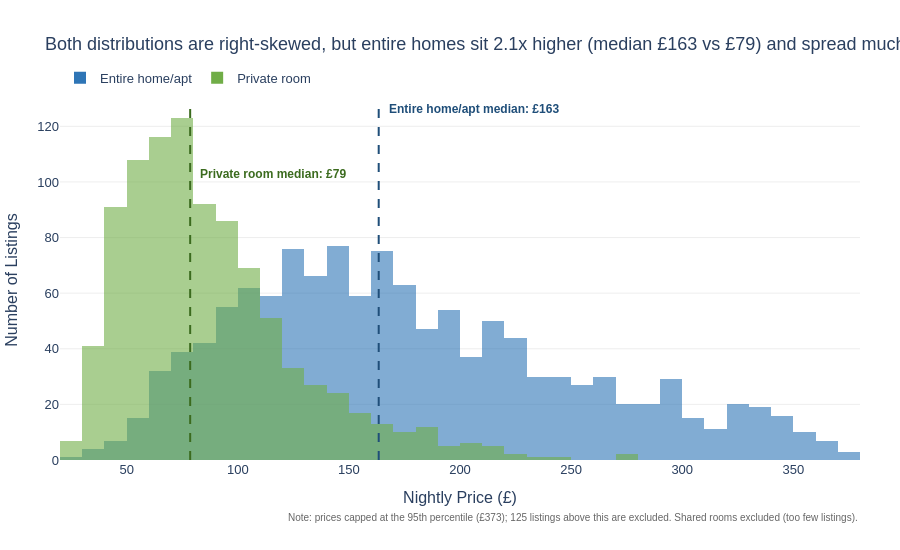

Write notebook code for a chart like this one.
### Markdown cell above
## Task 1 — Histogram: price by room type (overlapping distributions)

**What to build:** A histogram showing price distributions for **Entire home/apt vs Private room** (exclude Shared room — too few observations) overlaid on the same chart.

**Requirements:**
- Both room types on the same chart (use `color='room_type'`)
- `barmode='overlay'` with `opacity=0.6` so both distributions are visible
- A vertical line for the median of EACH room type, differently coloured
- Insight title comparing the two distributions

> 💡 `df_cap[df_cap['room_type'].isin(['Entire home/apt','Private room'])]`

### Code cell
# Task 1 — overlapping price histograms: Entire home/apt vs Private room
df_rt = df_cap[df_cap['room_type'].isin(['Entire home/apt', 'Private room'])].copy()

# Colour = room type (consistent with the lecture box plot): blue = entire home, green = private room
colors = {'Entire home/apt': '#2E75B6', 'Private room': '#70AD47'}
line_colors = {'Entire home/apt': '#1F4E79', 'Private room': '#3B6B1E'}   # darker shades so median lines stand out

medians = df_rt.groupby('room_type')['price'].median()
ratio = medians['Entire home/apt'] / medians['Private room']

fig = px.histogram(
    df_rt, x='price', color='room_type',
    nbins=50,
    barmode='overlay', opacity=0.6,
    color_discrete_map=colors,
    category_orders={'room_type': ['Entire home/apt', 'Private room']},
    labels={'price': 'Nightly Price (£)', 'room_type': 'Room type'},
    height=550
)

# One median line per room type; annotations sit at different heights so they don't collide
for room, ypos, shift in [('Entire home/apt', 1.0, 8), ('Private room', 0.82, 8)]:
    m = medians[room]
    fig.add_vline(x=m, line_dash='dash', line_color=line_colors[room], line_width=2)
    fig.add_annotation(
        x=m, y=ypos, xref='x', yref='paper',
        text=f'<b>{room} median: £{m:.0f}</b>',
        showarrow=False, xanchor='left', xshift=shift,
        font=dict(color=line_colors[room], size=12)
    )

# Disclose the outlier cap
fig.add_annotation(
    x=1, y=-0.18, xref='paper', yref='paper', showarrow=False, xanchor='right',
    text=f'Note: prices capped at the 95th percentile (£{p95:.0f}); {(df["price"] > p95).sum():,} listings above this are excluded. Shared rooms excluded (too few listings).',
    font=dict(size=10, color='#666666')
)

fig.update_layout(
    title=(f'Both distributions are right-skewed, but entire homes sit {ratio:.1f}x higher '
           f'(median £{medians["Entire home/apt"]:.0f} vs £{medians["Private room"]:.0f}) and spread much wider'),
    plot_bgcolor='white', paper_bgcolor='white',
    font=dict(family='Arial', size=13),
    xaxis=dict(showgrid=False, title='Nightly Price (£)'),
    yaxis=dict(gridcolor='#EEEEEE', title='Number of Listings'),
    legend=dict(title='', orientation='h', yanchor='bottom', y=1.02, xanchor='left', x=0),
    margin=dict(l=60, r=40, t=100, b=90)
)
fig.show()

fig.show(renderer="png")

### Figure 1 — Plotly figure (JSON) as saved in the notebook; plotly's stock layout.template omitted (floating-point values rounded to 4 significant figures; data arrays with more than 128 entries replaced by an {"elided": "..."} marker saying what was removed)
{"data": [{"bingroup": "x", "hovertemplate": "Room type=Entire home/apt<br>Nightly Price (£)=%{x}<br>count=%{y}<extra></extra>", "legendgroup": "Entire home/apt", "marker": {"color": "#2E75B6", "opacity": 0.6, "pattern": {"shape": ""}}, "name": "Entire home/apt", "nbinsx": 50, "orientation": "v", "showlegend": true, "type": "histogram", "x": {"elided": "1251 float values"}, "xaxis": "x", "yaxis": "y"}, {"bingroup": "x", "hovertemplate": "Room type=Private room<br>Nightly Price (£)=%{x}<br>count=%{y}<extra></extra>", "legendgroup": "Private room", "marker": {"color": "#70AD47", "opacity": 0.6, "pattern": {"shape": ""}}, "name": "Private room", "nbinsx": 50, "orientation": "v", "showlegend": true, "type": "histogram", "x": {"elided": "942 float values"}, "xaxis": "x", "yaxis": "y"}], "layout": {"annotations": [{"font": {"color": "#1F4E79", "size": 12}, "showarrow": false, "text": "<b>Entire home/apt median: £163</b>", "x": 163.4, "xanchor": "left", "xref": "x", "xshift": 8, "y": 1, "yref": "paper"}, {"font": {"color": "#3B6B1E", "size": 12}, "showarrow": false, "text": "<b>Private room median: £79</b>", "x": 78.57, "xanchor": "left", "xref": "x", "xshift": 8, "y": 0.82, "yref": "paper"}, {"font": {"color": "#666666", "size": 10}, "showarrow": false, "text": "Note: prices capped at the 95th percentile (£373); 125 listings above this are excluded. Shared rooms excluded (too few listings).", "x": 1, "xanchor": "right", "xref": "paper", "y": -0.18, "yref": "paper"}], "barmode": "overlay", "font": {"family": "Arial", "size": 13}, "height": 550, "legend": {"orientation": "h", "title": {"text": ""}, "tracegroupgap": 0, "x": 0, "xanchor": "left", "y": 1.02, "yanchor": "bottom"}, "margin": {"b": 90, "l": 60, "r": 40, "t": 100}, "paper_bgcolor": "white", "plot_bgcolor": "white", "shapes": [{"line": {"color": "#1F4E79", "dash": "dash", "width": 2}, "type": "line", "x0": 163.4, "x1": 163.4, "xref": "x", "y0": 0, "y1": 1, "yref": "y domain"}, {"line": {"color": "#3B6B1E", "dash": "dash", "width": 2}, "type": "line", "x0": 78.57, "x1": 78.57, "xref": "x", "y0": 0, "y1": 1, "yref": "y domain"}], "title": {"text": "Both distributions are right-skewed, but entire homes sit 2.1x higher (median £163 vs £79) and spread much wider"}, "xaxis": {"anchor": "y", "domain": [0, 1], "showgrid": false, "title": {"text": "Nightly Price (£)"}}, "yaxis": {"anchor": "x", "domain": [0, 1], "gridcolor": "#EEEEEE", "title": {"text": "Number of Listings"}}}}
